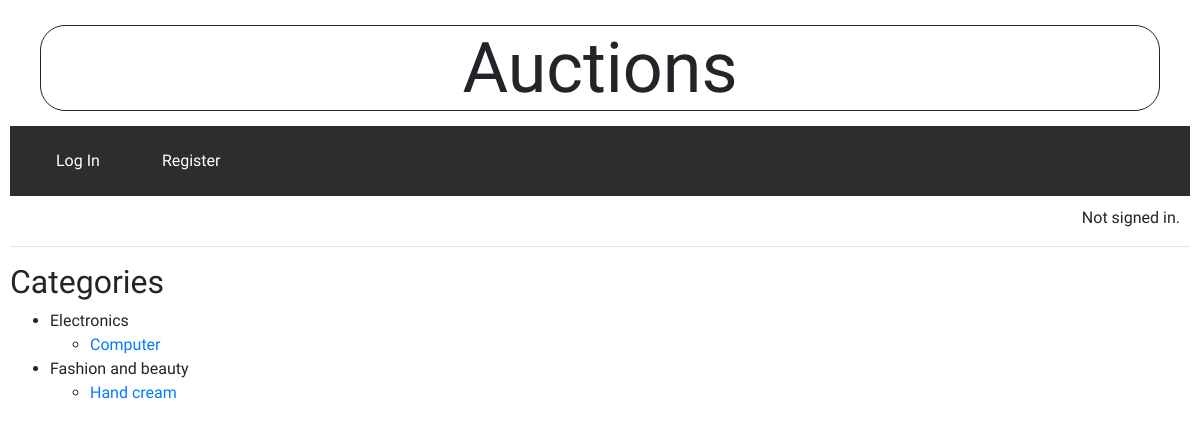
The page /category on the database its author committed.
### auctions/models.py (models this page shows, shortened)
class Auction(models.Model):
    title = models.CharField(max_length=64)
    description = models.TextField(max_length=200, blank=True)
    owner = models.ForeignKey(User, on_delete=models.CASCADE)
    start_bid = models.DecimalField(max_digits=8, decimal_places=2, default=0.00)
    active = models.BooleanField(default=True)
    image = models.ImageField(upload_to='auctions_images/', blank=True)
    category = models.CharField(max_length=64, blank=True)
    date = models.DateField()

### auctions/views.py (the view)
# urls.py: path("category", views.category, name="category")
def category(request):
    auctions = Auction.objects.all()
    categories = {}
    for auction in auctions:
        if auction.category:
            if auction.category not in categories:
                categories[auction.category] = []
            categories[auction.category].append(auction)
    return render(request, "auctions/category.html", {
        "categories": categories
    })

### auctions/templates/auctions/category.html
{% extends 'auctions/layout.html' %}
{% block body %}
<h2>Categories</h2>
    <ul>
    {% for category, auctions in categories.items %}
        <li>{{ category }}</li>
        <ul>
        {% for auction in auctions %}
            <li><a href="{% url 'detail' auction.id %}">{{ auction.title }}</a></li>
        {% endfor %}
        </ul>
    {% endfor %}
    </ul>
{% endblock %}

### auctions/static/auctions/styles.css (style rules this page uses)
body { padding: 10px; font-family: 'Lexend', sans-serif; font-family: 'Montserrat', sans-serif; font-family: 'Tilt Neon', cursive; }

### rows shown on the page
Auction: category "Electronics", title "Computer"
Auction: category "Fashion and beauty", title "Hand cream"
